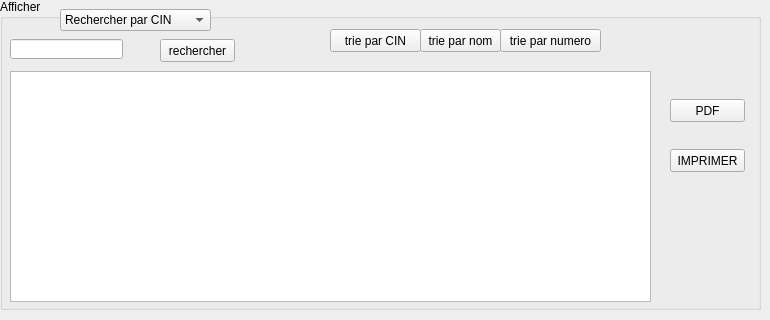
     <widget class="QWidget" name="tab_5">
      <attribute name="title">
       <string>Afficher</string>
      </attribute>
      <widget class="QTableView" name="table_clients">
       <property name="geometry">
        <rect>
         <x>10</x>
         <y>71</y>
         <width>641</width>
         <height>231</height>
        </rect>
       </property>
      </widget>
      <widget class="QGroupBox" name="groupBox_7">
       <property name="geometry">
        <rect>
         <x>0</x>
         <y>-1</y>
         <width>761</width>
         <height>311</height>
        </rect>
       </property>
       <property name="title">
        <string>Afficher</string>
       </property>
       <widget class="QComboBox" name="comboBox_3">
        <property name="geometry">
         <rect>
          <x>60</x>
          <y>10</y>
          <width>151</width>
          <height>22</height>
         </rect>
        </property>
        <item>
         <property name="text">
          <string>Rechercher par CIN</string>
         </property>
        </item>
        <item>
         <property name="text">
          <string>Rechercher par nom</string>
         </property>
        </item>
        <item>
         <property name="text">
          <string>Rechercher par numero</string>
         </property>
        </item>
       </widget>
       <widget class="QPushButton" name="pushButton_7">
        <property name="geometry">
         <rect>
          <x>160</x>
          <y>40</y>
          <width>75</width>
          <height>23</height>
         </rect>
        </property>
        <property name="text">
         <string>rechercher</string>
        </property>
       </widget>
       <widget class="QPushButton" name="pushButton_8">
        <property name="geometry">
         <rect>
          <x>330</x>
          <y>30</y>
          <width>91</width>
          <height>23</height>
         </rect>
        </property>
        <property name="text">
         <string>trie par CIN</string>
        </property>
       </widget>
       <widget class="QPushButton" name="pushButton_9">
        <property name="geometry">
         <rect>
          <x>420</x>
          <y>30</y>
          <width>81</width>
          <height>23</height>
         </rect>
        </property>
        <property name="text">
         <string>trie par nom</string>
        </property>
       </widget>
       <widget class="QPushButton" name="pushButton_10">
        <property name="geometry">
         <rect>
          <x>500</x>
          <y>30</y>
          <width>101</width>
          <height>23</height>
         </rect>
        </property>
        <property name="text">
         <string>trie par numero</string>
        </property>
       </widget>
       <widget class="QLineEdit" name="lineEdit">
        <property name="geometry">
         <rect>
          <x>10</x>
          <y>40</y>
          <width>113</width>
          <height>20</height>
         </rect>
        </property>
       </widget>
       <widget class="QPushButton" name="pushButton_13">
        <property name="geometry">
         <rect>
          <x>670</x>
          <y>100</y>
          <width>75</width>
          <height>23</height>
         </rect>
        </property>
        <property name="text">
         <string>PDF</string>
        </property>
       </widget>
       <widget class="QPushButton" name="pushButton_18">
        <property name="geometry">
         <rect>
          <x>670</x>
          <y>150</y>
          <width>75</width>
          <height>23</height>
         </rect>
        </property>
        <property name="text">
         <string>IMPRIMER</string>
        </property>
       </widget>
      </widget>
      <zorder>groupBox_7</zorder>
      <zorder>table_clients</zorder>
     </widget>
